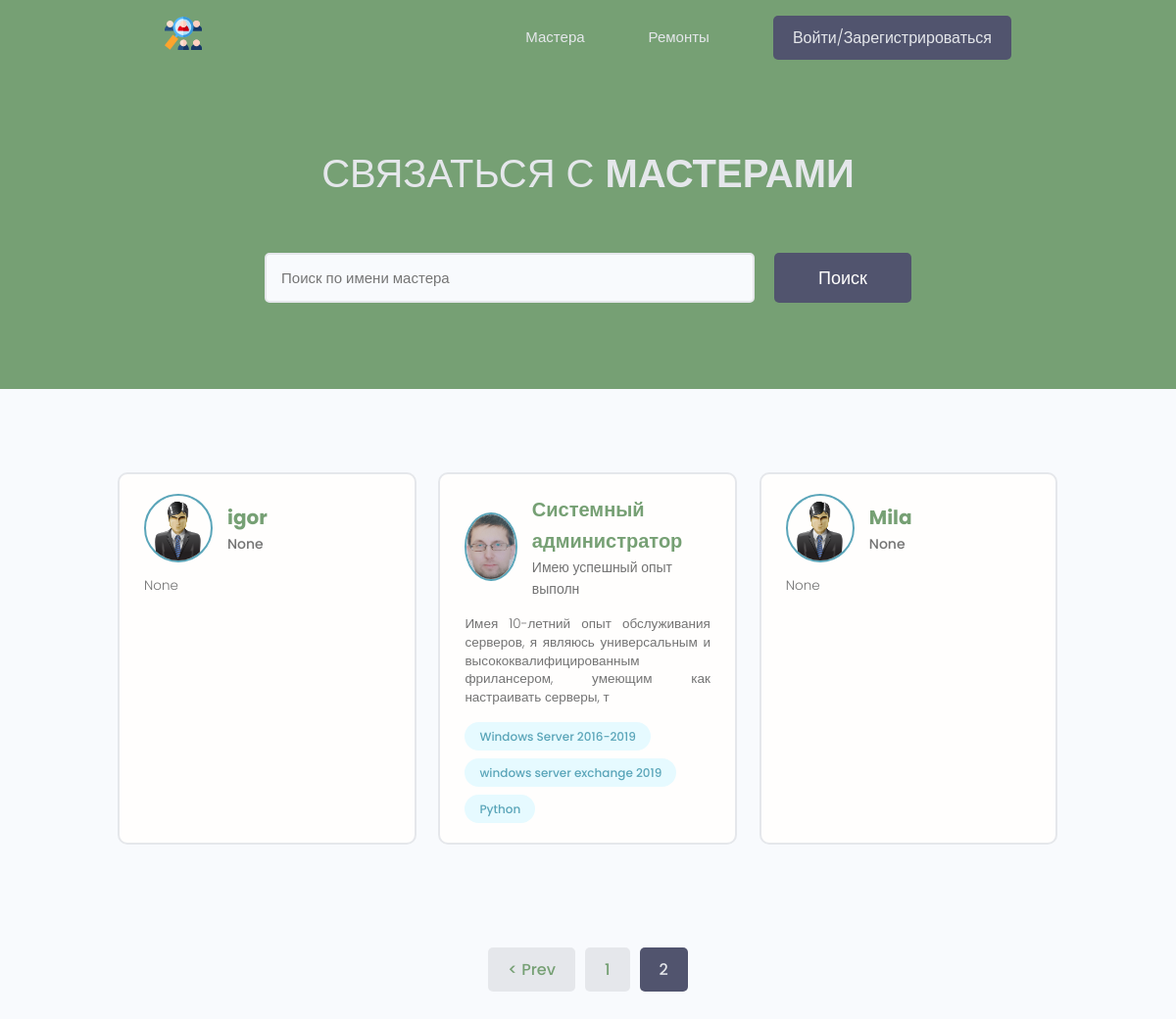
Screenshot of /?page=2 with the database file from the repository.
### users/models.py (models this page shows, shortened)
class Profile(models.Model):
    user = models.OneToOneField(User, on_delete=models.CASCADE, null=True, blank=True)
    name = models.CharField(max_length=200, blank=True, null=True)
    email = models.EmailField(max_length=200, blank=True, null=True)
    username = models.CharField(max_length=200, blank=True, null=True)
    short_info = models.CharField(max_length=200, blank=True, null=True)
    bio = models.TextField(blank=True, null=True)
    profile_image = models.ImageField(upload_to="profiles/", default="profiles/user-default.png")
    social_github = models.CharField(max_length=200, blank=True, null=True)
    social_youtube = models.CharField(max_length=200, blank=True, null=True)
    social_website = models.CharField(max_length=200, blank=True, null=True)
    created = models.DateTimeField(auto_now_add=True)

class Skill(models.Model):
    owner = models.ForeignKey(Profile, on_delete=models.CASCADE, blank=True, null=True)
    name = models.CharField(max_length=200, blank=True, null=True)
    description = models.TextField(blank=True, null=True)
    created = models.DateTimeField(auto_now_add=True)
    def __str__(self):
        return self.name

### users/views.py (the view)
# urls.py: path('', views.profiles, name="profiles"),
def profiles(request):
    prof, search_query = search_profiles(request)
    custom_range, prof = paginate_profiles(request, prof, 3)
    context = {
        'profiles': prof,
        'search_query': search_query,
        'custom_range': custom_range,
    }
    return render(request, 'users/index.html', context)

### users/utils.py (called while the page is built)
def paginate_profiles(request, pr, results):
    page = request.GET.get('page')
    paginator = Paginator(pr, results)
    try:
        pr = paginator.page(page)
    except PageNotAnInteger:
        page = 1
        pr = paginator.page(page)
    except EmptyPage:
        page = paginator.num_pages
        pr = paginator.page(page)
    left_index = int(page) - 4
    if left_index < 1:
        left_index = 1
    right_index = int(page) + 5
    if right_index > paginator.num_pages:
        right_index = paginator.num_pages + 1
    custom_range = range(left_index, right_index)
    return custom_range, pr

def search_profiles(request):
    search_query = ''
    if request.GET.get('search_query'):
        search_query = request.GET.get('search_query')
    skills = Skill.objects.filter(name__iexact=search_query)
    prof = Profile.objects.distinct().filter(
        Q(name__icontains=search_query) |
        Q(short_info__icontains=search_query) |
        Q(skill__in=skills))
    return prof, search_query

### users/templates/users/index.html (shortened to what this page needs)
{% extends 'repairs/base.html' %}
{% block content %}
  <main class="home">
    <section class="hero-section text-center">
      <div class="container container--narrow">
        <div class="hero-section__box">
          <h2>Связаться с <span>Мастерами</span></h2>
        </div>
        <div class="hero-section__search">
          <form id="search" class="form" action="{% url 'profiles' %}" method="get">
            <div class="form__field">
              <input class="input input--text" id="formInput#search" type="text" name="search_query"
                     value="{{ search_query }}"
                placeholder="Поиск по имени мастера" />
            </div>
            <input class="btn btn--sub btn--lg" type="submit" value="Поиск" />
          </form>
        </div>
      </div>
    </section>
    <section class="devlist">
      <div class="container">
        <div class="grid grid--three">
          {% for profile in profiles %}
          <div class="column card">
            <div class="dev">
              <a href="{% url 'user_profile' profile.id %}" class="card__body">
                <div class="dev__profile">
                  <img class="avatar avatar--md" src="{{ profile.profile_image.url }}" alt="image" />
                  <div class="dev__meta">
                    <h3>{{ profile.name }}</h3>
                    <h5>{{ profile.short_info|slice:'25' }}</h5>
                  </div>
                </div>
                <p class="dev__info">
                  {{profile.bio|slice:'140'}}
                </p>
                <div class="dev__skills">
                  {% for skill in profile.skill_set.all|slice:"3" %}
                  <span class="tag tag--pill tag--main">
                    <small>{{ skill }}</small>
                  </span>
                  {% endfor %}
                </div>
              </a>
            </div>
          </div>
          {% endfor %}
        </div>
      </div>
    </section>
     {% include 'repairs/pagination.html' with queryset=profiles custom_range=custom_range %}
  </main>
{% endblock %}

### repairs/static/styles/app.css (style rules this page uses)
:root { --color-sub: #76a074; }
.btn--sub { background-color: var(--color-sub-light); }
.card { border: 2px solid var(--color-light); }
img { width: 100%; }
.hero-section { height: 40vh; display: flex; align-items: center; background-color: var(--color-sub); }
.hero-section__box { margin-bottom: 4rem; }
.hero-section__box > h2, .hero-section__box > h2 > span { font-size: 4rem; color: var(--color-light); line-height: 1.3; text-transform: uppercase; }
.hero-section__box > h2 { font-weight: 300; }
.hero-section__box > h2 > span { font-weight: 700; }
.hero-section__search > .form { display: flex; align-items: center; justify-content: center; gap: 2rem; }
.hero-section__search > .form input.input--text { width: 50rem; }
.devlist { margin-top: 8rem; }
.devlist .grid { align-items: stretch; }
.devlist .dev .dev__profile { display: flex; align-items: center; gap: 1.5rem; }
.devlist .dev .dev__meta h3 { color: var(--color-sub); font-size: 2rem; font-weight: 700; }
.devlist .dev .dev__meta h5 { color: var(--color-text); font-size: 1.4rem; font-weight: 500; }
.devlist .dev .dev__info { margin: 1.5rem 0; font-size: 1.35rem; line-height: 1.4; text-align: justify; }

### repairs/static/uikit/styles/modules/_variables.css (style rules this page uses)
:root { --color-main: #5aa5b9; --color-main-light: #e6faff; --color-sub: #3f4156; --color-sub-light: #51546e; --color-sub-lighter: #ededfd; --color-text: #737373; --color-gray: #8b8b8b; --color-light: #e5e7eb; --color-light-gray: #767676; --color-bg: #f8fafd; --color-white: #fffefd; --color-white-light: #f3f3f3; --color-success: #359e64; --color-success-bg: #def8e8; --color-error: #fc4b0b; --color-error-bg: #fff2ee; --font-base: 'Poppins', arial, helvetica, 'Segoe UI', roboto, ubuntu, sans-serif; --font-monospace: 'Fira Code', 'Courier New', courier, monospace; --font-regular: 300; --font-medium: 500; --font-bold: 700; --generic-shadow: 1px 1px 5px #00000010; --generic-transition: all 0.3s ease-in-out; }

### repairs/static/uikit/styles/modules/_base.css (style rules this page uses)
* { margin: 0; padding: 0; box-sizing: border-box; text-rendering: optimizeLegibility; color: inherit; font-size: inherit; }
html { font-size: 50%; }
@media only screen and (min-width: 480px) { html { font-size: 56.25%; } }
@media only screen and (min-width: 1200px) { html { font-size: 62.5%; } }
body { line-height: 1.6; font-weight: 400; font-size: 1.5rem; color: var(--color-text); background-color: var(--color-bg); min-height: 100vh; }

### repairs/static/uikit/styles/modules/_typography.css (style rules this page uses)
* { font-family: var(--font-base); }
h2 { font-size: 3.6rem; font-weight: var(--font-bold); }
h3 { font-size: 3.2rem; font-weight: var(--font-medium); }
h5 { font-size: 2.4rem; font-weight: var(--font-medium); }
h5, h6 { font-weight: var(--font-regular); }
p, span, strong { font-size: 1.6rem; color: var(--color-text); font-weight: var(--font-regular); }
a { padding-bottom: 2px; text-decoration: none; display: inline-block; color: var(--color-main); font-weight: var(--font-medium); }

### repairs/static/uikit/styles/modules/_utilities.css (style rules this page uses)
.container { width: 92%; max-width: 165rem; margin: 0 auto; box-sizing: border-box; }
.container--narrow { width: 92%; max-width: 120rem; }
@media screen and (min-width: 1000px) { .container { width: 90%; } }
@media screen and (min-width: 1000px) { .container--narrow { width: 85%; } }
@media screen and (min-width: 1200px) { .container { width: 80%; } }
@media screen and (min-width: 1200px) { .container--narrow { width: 72%; } }
.text-center { text-align: center; }

### repairs/static/uikit/styles/modules/_avatar.css (style rules this page uses)
.avatar { border-radius: 50%; border: 2px solid var(--color-main); object-fit: cover; }
.avatar--md { height: 7rem; width: 7rem; }

### repairs/static/uikit/styles/modules/_button.css (style rules this page uses)
.btn { display: inline-block; position: relative; cursor: pointer; background-color: var(--color-light); font-weight: var(--font-medium); color: var(--color-sub); text-decoration: none; padding: 1rem 2rem; border-radius: 0.5rem; border: none; width: -webkit-fit-content; width: -moz-fit-content; width: fit-content; height: -webkit-fit-content; height: -moz-fit-content; height: fit-content; font-size: 1.6rem; outline-width: 0; outline-color: transparent; -webkit-backface-visibility: hidden; backface-visibility: hidden; transition: all 0.3s ease-in-out; }
.btn--sub { background-color: var(--color-sub); color: var(--color-white); }
.btn--lg { font-size: 1.8rem; padding: 1.2rem 4.5rem; }

### repairs/static/uikit/styles/modules/_card.css (style rules this page uses)
.card { border-radius: 1rem; background-color: var(--color-white); border: 1.5px solid var(--color-light); width: auto; height: auto; margin-top: 0.5rem; margin-bottom: 0.5rem; overflow: hidden; }
.card__body, .card__header { padding: 2rem 2.5rem; }

### rows the page displays
Profile: profile_image (placeholder picture), name "igor", short_info "None", bio "None"
Profile: profile_image (picture), name "Системный администратор", short_info "Имею успешный опыт выполн", bio "Имея 10-летний опыт обслуживания серверов, я являюсь универсальным и высококвалифицированным фрилансером, умеющим как настраивать серверы, т"
Skill: name "Windows Server 2016-2019"
Skill: name "windows server exchange 2019"
Skill: name "Python"
Profile: profile_image (placeholder picture), name "Mila", short_info "None", bio "None"

### other values shown
{{ page }} "1"
{{ page }} "2"
